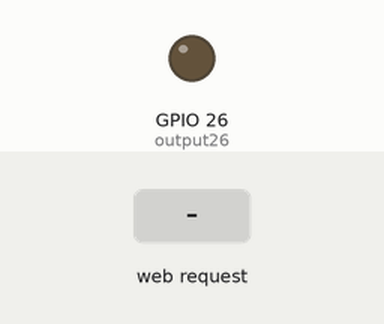
Simulated run of this sketch. Board: ESP32. Parts: output pins drawn as LEDs (lit = HIGH). Inputs (shaded band) come from the test bench. WiFi joins after 1.5 s; servers stay silent unless stated; what the sketch prints to the serial monitor is not drawn.

Above: at 2.7 s.
2.8 s: HTTP request GET /26/on received
At 3.5 s:
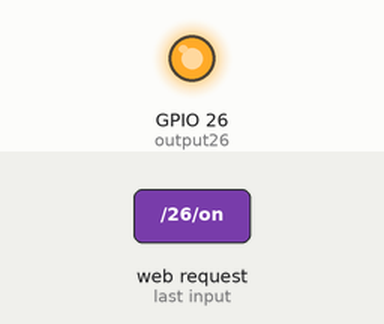
4.3 s: HTTP request GET /26/off received
At 4.6 s:
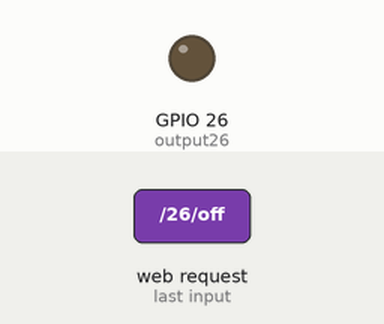
Timing chart, 0 to 7.3 s (numbered marks = the images above; inputs shaded):
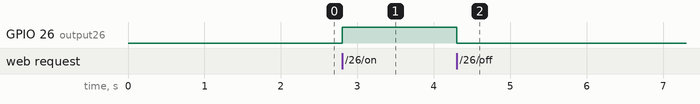

The sketch:

PWAS_ESP32_HafeezCode.ino
```cpp
String webpage = "";
#include "header.h"
#include "footer.h"

#include <WiFi.h>
const char* ssid = "Perfect vision 4G";
const char* password = "love2030vision";
WiFiServer server(80);
String myHeaderReq;
String output26State = "off";
const int output26 = 26;
unsigned long currentTime = millis();
unsigned long previousTime = 0;
const long timeoutTime = 2000;

void setup() {
  Serial.begin(115200);
  pinMode(output26, OUTPUT);
  digitalWrite(output26, LOW);
  WiFi.begin(ssid, password);
  while (WiFi.status() != WL_CONNECTED) {
    delay(500);
    Serial.print(".");
  }

  Serial.println(ssid);
  Serial.println(WiFi.localIP());
  server.begin();
}

void loop(){

  WiFiClient client = server.available();
  if (client) {
    currentTime = millis();
    previousTime = currentTime;
    Serial.println("New Client.");
    String currentLine = "";
    while (client.connected() && currentTime - previousTime <= timeoutTime) {
      currentTime = millis();
      if (client.available()) {
        char c = client.read();
        myHeaderReq += c;
        if (c == '\n') {


            if (myHeaderReq.indexOf("GET /26/on") >= 0) {
              Serial.println("GPIO 26 on");
              output26State = "on";
              digitalWrite(output26, HIGH);
            } else if (myHeaderReq.indexOf("GET /26/off") >= 0) {
              Serial.println("GPIO 26 off");
              output26State = "off";
              digitalWrite(output26, LOW);
            }


            header_html_function();
            if (output26State=="off") {
              webpage += F("<p><a href='/26/on'><button>ON</button></a></p>");
            }
            else {
              webpage += F("<p><a href='/26/off'><button>OFF</button></a></p>");
            }
            footer_html_function();
            client.println(webpage);


            break;
        }
      }
    }

    myHeaderReq = "";
    client.stop();
    Serial.println("Client disconnected.");
  }
}
```

footer.h
```cpp
void footer_html_function(){
  webpage += F("<h2>ESP32 Web Server (Footer File)</h2>");
  webpage += F("</body></html>");
}
```

header.h
```cpp
void header_html_function(){
  webpage = F("<!DOCTYPE HTML>");
  webpage += F("<html>");
  webpage += F("<head>");
  webpage += F("<meta charset='utf-8'>");
  webpage += F("<meta name='viewport' content='width=device-width, initial-scale=1'>");
  webpage += F("<title>ESP32 WebServices Example</title>");
  webpage += F("</head>");
  webpage += F("<body>");
  webpage += F("<h1>ESP32 Web Server (Header File)</h1>");
}
```

Measured:
- after the input at 2.8 s, GPIO 26 (output26): LOW → HIGH at once
- after the input at 4.3 s, GPIO 26 (output26): HIGH → LOW at once
